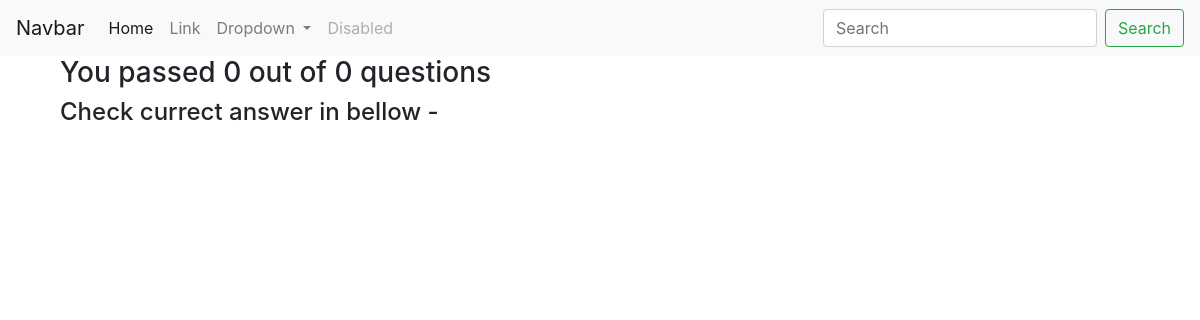
The app's page /sendans, older data.
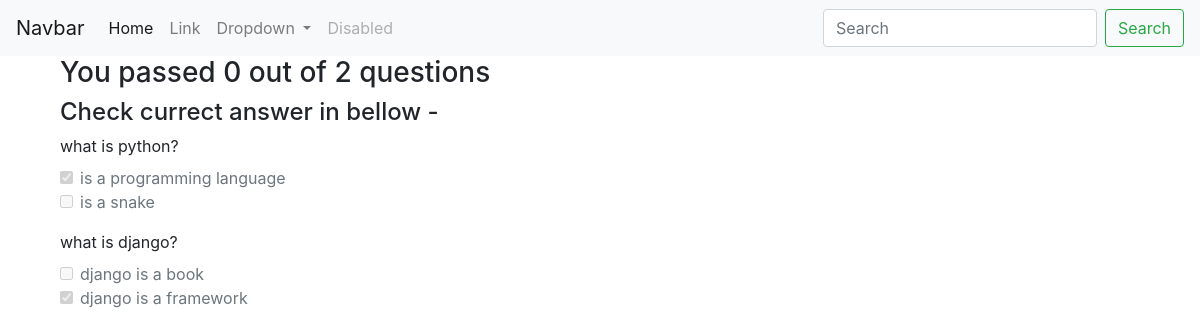
The same page, newer data.
### exam/models.py (models this page shows, shortened)
class Questions(models.Model):
    question_cat = models.UUIDField(primary_key = True, default = uuid.uuid4, editable=False)
    question_name = models.CharField(max_length=250, blank=False, null= False,)
    question_time = models.FloatField(blank=False, null= False,)

class Answers(models.Model):
    answer_choice = models.CharField(max_length=250, blank=False, null= False,)
    question_cat = models.ForeignKey(Questions, blank=False, null= False, on_delete=models.CASCADE, verbose_name='Questions Category')
    Curr_choice= (
        ('0', 'False'),
        ('1', 'True'),
    )
    currect_ans = models.CharField(max_length=1, choices=Curr_choice, null=False, blank=False, verbose_name= 'Choice Currect Answer')

### exam/views.py (the view)
# urls.py: path('sendans', views.sendans, name= 'sendans'),
def sendans(request):
    ansval = request.POST.getlist('ansval[]')
    ans2 = Answers.objects.filter(currect_ans = 1)
    checkcurans = 0
    y = []
    for i in ansval:
        x = i.split("_")
        y.append(x[1])
    from collections import Counter
    z = Counter(y)
    d = 0
    for u in z.most_common():
        anc = Answers.objects.filter(question_cat_id= u[0], currect_ans=1).count()
        if int(u[1]) == anc:
            d += 1
    ques = Questions.objects.all()
    ans = Answers.objects.all()
    qcount = Questions.objects.all().count()
    return render(request, 'answercheck.html', {'ques': ques, 'ans': ans,
        'qcount': qcount, 'curans': d
        })

### templates/answercheck.html (shortened to what this page needs)
{% load static %}
<!doctype html>
<html lang="en">
<head>
  <link rel="stylesheet" href="https://maxcdn.bootstrapcdn.com/bootstrap/4.0.0/css/bootstrap.min.css"
>
</head>
<body>
  <nav class="navbar navbar-expand-lg navbar-light bg-light">
    <a class="navbar-brand" href="#">Navbar</a>
    <div class="collapse navbar-collapse" id="navbarSupportedContent">
      <ul class="navbar-nav mr-auto">
        <li class="nav-item active">
          <a class="nav-link" href="#">Home <span class="sr-only">(current)</span></a>
        </li>
        <li class="nav-item">
          <a class="nav-link" href="#">Link</a>
        </li>
        <li class="nav-item dropdown">
          <a class="nav-link dropdown-toggle" href="#" id="navbarDropdown" role="button" data-toggle="dropdown"
            aria-haspopup="true" aria-expanded="false">
            Dropdown
          </a>
        </li>
        <li class="nav-item">
          <a class="nav-link disabled" href="#">Disabled</a>
        </li>
      </ul>
      <form class="form-inline my-2 my-lg-0">
        <input class="form-control mr-sm-2" type="search" placeholder="Search" aria-label="Search">
        <button class="btn btn-outline-success my-2 my-sm-0" type="submit">Search</button>
      </form>
    </div>
  </nav>
  <div class="container">
    <div class="col-md-10">
      <h3>You passed {{ curans }}  out of {{ qcount}} questions</h3>
      <h4>Check currect answer in bellow -</h4>
      {% for q in ques %}
        <div class="form-group">
          <label for="exampleInputEmail1">{{q.question_name}}</label>
          {% for a in ans %}
          {% if a.question_cat_id == q.question_cat %}
          <div class="form-check">
            {% if a.currect_ans == '1' %}
            <input class="form-check-input" disabled checked type="checkbox"  id="exampleRadios2">
            {% else %}
            <input class="form-check-input" disabled  type="checkbox"  id="exampleRadios2">
            {% endif %}
            <label class="form-check-label" for="exampleRadios2">
              {{a.answer_choice}}
            </label>
          </div>
          {% endif %}
          {% endfor %}
        </div>
        {% endfor %}
    </div>
  </div>
</body>
</html>

Row changes from the older to the newer data that the page shows:
added Questions: question_name "what is python?"
added Answers: answer_choice "is a programming language", shown under "what is python?"
added Answers: answer_choice "is a snake", shown under "what is python?"
added Questions: question_name "what is django?"
added Answers: answer_choice "django is a book", shown under "what is django?"
added Answers: answer_choice "django is a framework", shown under "what is django?"
Text that changed along with them:
{{ qcount }}: "0" → "2"
